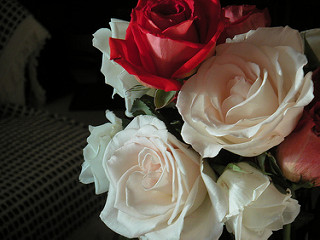
#> input picture flowers/rrose/102501987_3cdb8e5394_n.jpg, 320 x 240 px, found by its file name; its folder holds 3 pictures in this run
$ jupyter execute --allow-errors Flower_recognition.ipynb
#> lines starting #> are read from the running program, lines starting #| are printed output that depends on the picture
[cell 1]
import matplotlib.pyplot as plt
import pandas as pd
import numpy as np
from skimage.io import imread
from skimage.transform import resize
import os
import imageio as io
import cv2
from sklearn.metrics import plot_confusion_matrix
import seaborn as sns
from skimage import data
from skimage.color import rgb2gray
from sklearn import metrics

[cell 2]
from google.colab import drive
#> (the rest of this cell did not finish here and is left out)

[cell 3]
datadir = '/content/drive/MyDrive/ColabNotebooks/flowers'
categories = ['rrose','rtulip', 'rsunflower']

[cell 4]
label = []
images = []
flat_data = []
dim = 155

def create_training_data():
    for category in categories:
        class_num = categories.index(category)
        path = os.path.join(datadir,category)

        for img in os.listdir(path):
            if img.endswith('.jpg'):
                try:
                    image = io.imread(os.path.join(path,img))
#> image is the input picture: shape (240, 320, 3); mean R, G, B 86.4, 72.5, 63.3
                    img_resized = resize(image,(dim, dim, 3))
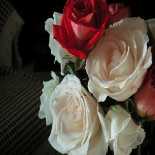
#> img_resized: shape (155, 155, 3) float64; mean R, G, B 0.339, 0.284, 0.248
                    flat_data.append(img_resized.flatten())
                    label.append(class_num)
                except (IOError, SyntaxError) as e:
                    print('Bad file:', img)

#> (the rest of this cell did not finish here and is left out)

[cell 5]
flat_data

#> (a cell that did not finish here is left out)

[cell 7]
from sklearn.decomposition import PCA

pca = PCA()
flat_data = pca.fit_transform(flat_data)

flat_data.shape
#> Out = (3, 3)

[cell 8]
from sklearn.model_selection import train_test_split
x_train, x_test, y_train, y_test = train_test_split(flat_data, label, test_size=0.20)

# Linear regression

[cell 9]
from sklearn.linear_model import LinearRegression
from sklearn.metrics import mean_squared_error, r2_score

linear = LinearRegression()
linear = linear.fit(x_train, y_train)

y_pred_linear = linear.predict(x_test)

linear_model = linear.score(x_test, y_test)
linear.score(x_test, y_test)

[cell 10]
print(metrics.confusion_matrix(y_test,np.asarray(y_pred_linear,dtype="int")))
print(metrics.classification_report(y_test,np.asarray(y_pred_linear,dtype="int"),digits=3,zero_division=0))
print("r2_score = ",metrics.r2_score(y_test,np.asarray(y_pred_linear,dtype="int")))
print("accuracy = ",metrics.accuracy_score(y_test, np.asarray(y_pred_linear,dtype="int")))

# Logistic Regression

[cell 11]
from sklearn.linear_model import LogisticRegression

lor = LogisticRegression()
#> (the rest of this cell did not finish here and is left out)

#> (a cell that did not finish here is left out)

# SVM

[cell 13]
from sklearn.svm import SVC

svc = SVC()
#> (the rest of this cell did not finish here and is left out)

[cell 14]
plot_confusion_matrix(svc, x_test, y_test)
#> (this line was passed over: sklearn is not available in this run)
plt.show()

#> (a cell that did not finish here is left out)

# Decision Tree classifier

[cell 16]
from sklearn.tree import DecisionTreeClassifier

dtc = DecisionTreeClassifier(criterion = 'entropy')
dtc.fit(x_train, y_train)

y_pred_dtc = dtc.predict(x_test)

dtc_model = dtc.score(x_test, y_test)

dtc.score(x_test, y_test)

[cell 17]
plot_confusion_matrix(dtc, x_test, y_test)
#> (this line was passed over: sklearn is not available in this run)
plt.show()

[cell 18]
print(metrics.confusion_matrix(y_test,np.asarray(y_pred_dtc,dtype="int")))
print(metrics.classification_report(y_test,np.asarray(y_pred_dtc,dtype="int"),digits=3,zero_division=0))
print("r2_score = ",metrics.r2_score(y_test,np.asarray(y_pred_dtc,dtype="int")))
print("accuracy = ",metrics.accuracy_score(y_test, np.asarray(y_pred_dtc,dtype="int")))

# Random forest classifier

[cell 19]
from sklearn.ensemble import RandomForestClassifier

rfc = RandomForestClassifier(n_estimators= 1000, criterion="entropy")
rfc.fit(x_train, y_train)

y_pred_rfc = rfc.predict(x_test)
rfc_model = rfc.score(x_test, y_test)

rfc.score(x_test, y_test)

[cell 20]
plot_confusion_matrix(rfc, x_test, y_test)
#> (this line was passed over: sklearn is not available in this run)
